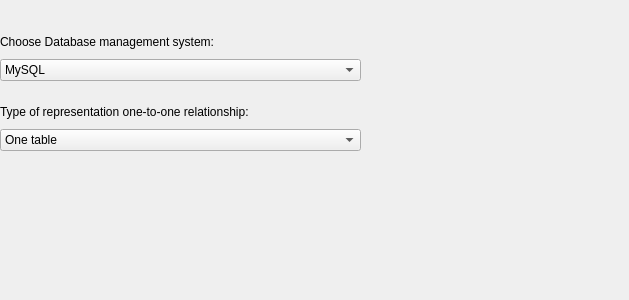
<?xml version="1.0" encoding="UTF-8"?>
<ui version="4.0">
 <class>DatabasesPreferencesPage</class>
 <widget class="QWidget" name="DatabasesPreferencesPage">
  <property name="geometry">
   <rect>
    <x>0</x>
    <y>0</y>
    <width>629</width>
    <height>300</height>
   </rect>
  </property>
  <property name="windowTitle">
   <string>Form</string>
  </property>
  <widget class="QWidget" name="verticalLayoutWidget">
   <property name="geometry">
    <rect>
     <x>0</x>
     <y>30</y>
     <width>361</width>
     <height>51</height>
    </rect>
   </property>
   <layout class="QVBoxLayout" name="verticalLayout">
    <item>
     <widget class="QLabel" name="dialectLabel">
      <property name="text">
       <string>Choose Database management system:</string>
      </property>
      <property name="textFormat">
       <enum>Qt::AutoText</enum>
      </property>
     </widget>
    </item>
    <item>
     <widget class="QComboBox" name="comboBox">
      <item>
       <property name="text">
        <string>MySQL</string>
       </property>
      </item>
      <item>
       <property name="text">
        <string>Oracle</string>
       </property>
      </item>
      <item>
       <property name="text">
        <string>SQLite</string>
       </property>
      </item>
      <item>
       <property name="text">
        <string>Microsoft SQL Server</string>
       </property>
      </item>
      <item>
       <property name="text">
        <string>Microsoft Access</string>
       </property>
      </item>
      <item>
       <property name="text">
        <string>PostgreSQL</string>
       </property>
      </item>
      <item>
       <property name="text">
        <string>Informix</string>
       </property>
      </item>
      <item>
       <property name="text">
        <string>Progress</string>
       </property>
      </item>
      <item>
       <property name="text">
        <string>IBM DB2</string>
       </property>
      </item>
      <item>
       <property name="text">
        <string>Ingres</string>
       </property>
      </item>
      <item>
       <property name="text">
        <string>Sybase</string>
       </property>
      </item>
      <item>
       <property name="text">
        <string>Teradata</string>
       </property>
      </item>
      <item>
       <property name="text">
        <string>SQL Anywhere</string>
       </property>
      </item>
      <item>
       <property name="text">
        <string>Firebird</string>
       </property>
      </item>
      <item>
       <property name="text">
        <string>InterBase</string>
       </property>
      </item>
      <item>
       <property name="text">
        <string>NexusDB</string>
       </property>
      </item>
      <item>
       <property name="text">
        <string>MariaDB</string>
       </property>
      </item>
      <item>
       <property name="text">
        <string>Paradox</string>
       </property>
      </item>
      <item>
       <property name="text">
        <string>Hitachi HiRDB</string>
       </property>
      </item>
      <item>
       <property name="text">
        <string>Netezza</string>
       </property>
      </item>
     </widget>
    </item>
   </layout>
  </widget>
  <widget class="QWidget" name="verticalLayoutWidget_2">
   <property name="geometry">
    <rect>
     <x>0</x>
     <y>100</y>
     <width>361</width>
     <height>51</height>
    </rect>
   </property>
   <layout class="QVBoxLayout" name="verticalLayout_2">
    <item>
     <widget class="QLabel" name="oneToOneRepresentationLabel">
      <property name="text">
       <string>Type of representation one-to-one relationship:</string>
      </property>
      <property name="textFormat">
       <enum>Qt::AutoText</enum>
      </property>
     </widget>
    </item>
    <item>
     <widget class="QComboBox" name="oneToOneRepresentationBox">
      <item>
       <property name="text">
        <string>One table</string>
       </property>
      </item>
     </widget>
    </item>
   </layout>
  </widget>
 </widget>
 <resources/>
 <connections/>
</ui>
